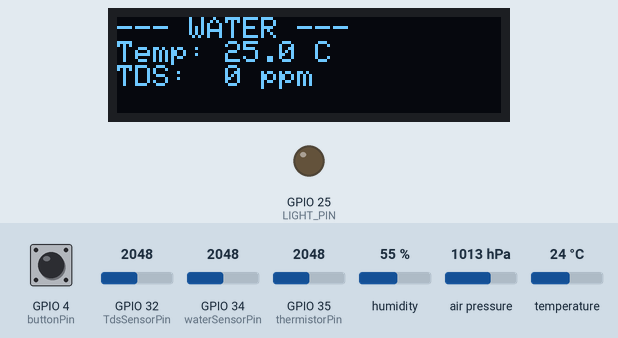
Simulated run of this sketch. Board: ESP32. Parts: 128×32 one-colour display, output pins drawn as LEDs (lit = HIGH). Inputs (shaded band) come from the test bench; at power-on: GPIO 4 (buttonPin) HIGH, GPIO 34 (waterSensorPin) = 2048, GPIO 32 (TdsSensorPin) = 2048, GPIO 35 (thermistorPin) = 2048, humidity 55 %, air pressure 1013 hPa, temperature 24 °C. What the sketch prints to the serial monitor is not drawn.

Above: at 2.2 s.
2.3 s: GPIO 4 (buttonPin) pulled LOW for 0.15 s
At 3.0 s:
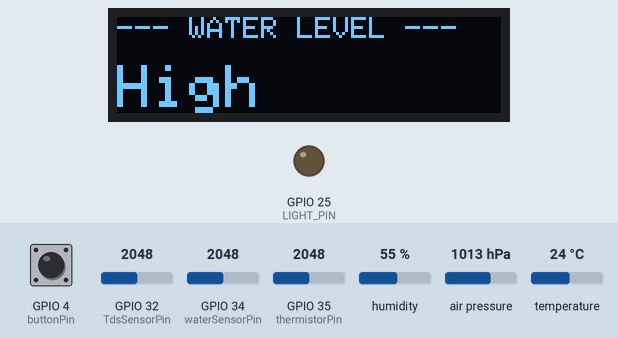
3.9 s: GPIO 34 (waterSensorPin) set to 836
5.5 s: GPIO 34 (waterSensorPin) set to 729
At 7.5 s:
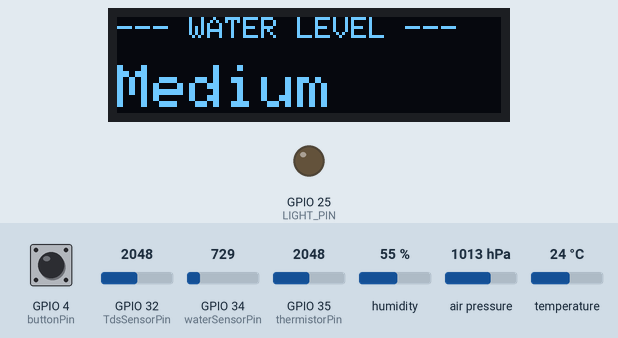
7.8 s: GPIO 34 (waterSensorPin) set to 122
At 8.9 s:
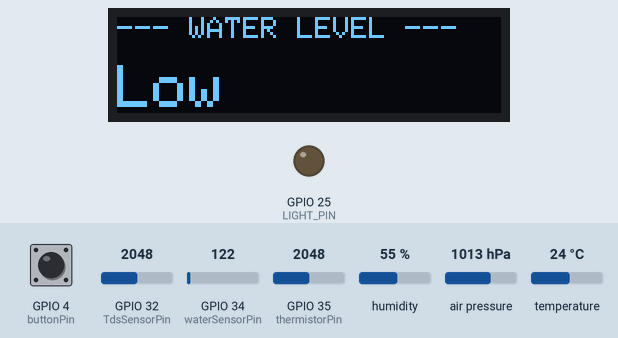
9.8 s: GPIO 4 (buttonPin) pulled LOW for 1 s
At 11.1 s:
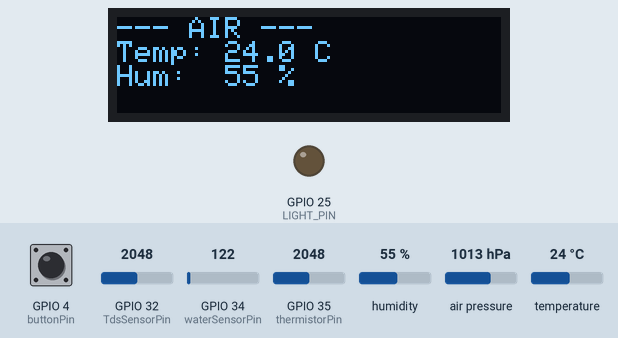
12.3 s: GPIO 4 (buttonPin) pulled LOW for 0.15 s
At 13.0 s:
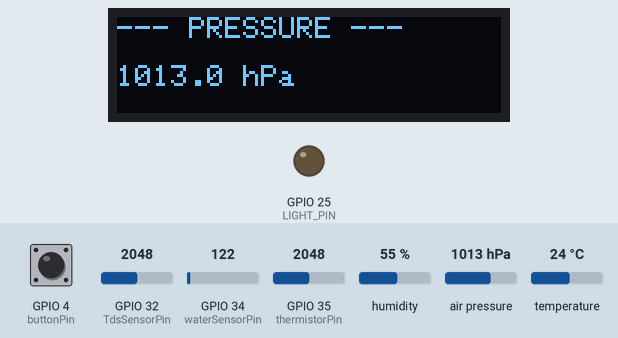
Timing chart, 0 to 14.9 s (numbered marks = the images above; inputs shaded):
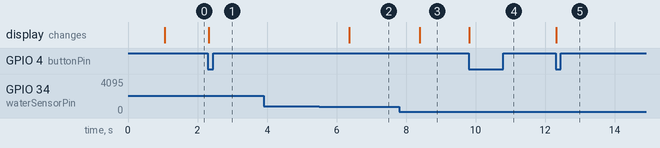

The sketch:

node-device.ino
```cpp
/*
  ESP32 Hydroponics Hub (Text-Only Version)

  Reads:
  - BME280 (Air Temp, Humidity, Pressure) via I2C
  - NTC Thermistor (Water Temp) via Analog
  - TDS Sensor (Water Quality) via Analog
  - Water Level Sensor via Analog
  - Controls a 12V Grow Light via MOSFET

  Displays:
  - All data on a 0.91" 128x32 I2C OLED (Text-Only)

  Input:
  - A single button cycles through 5 display "pages".
*/

// --- Libraries ---
#include <esp_now.h>
#include <WiFi.h>

#include <Wire.h>               // For I2C
#include <math.h>               // For log() (Thermistor)
#include <Adafruit_GFX.h>       // For OLED
#include <Adafruit_SSD1306.h>   // For OLED
#include <Adafruit_Sensor.h>    // For BME280
#include <Adafruit_BME280.h>    // For BME280

// --- I2C Devices ---
#define SCREEN_WIDTH 128
#define SCREEN_HEIGHT 32
Adafruit_SSD1306 display(SCREEN_WIDTH, SCREEN_HEIGHT, &Wire, -1);
#define SEALEVELPRESSURE_HPA (1013.25)
Adafruit_BME280 bme;

// --- Button ---
const int buttonPin = 4;
unsigned long lastButtonPress = 0;
bool lastButtonState = HIGH;
const long debounceDelay = 50;

// --- Display State Machine ---
int displayState = 0;
const int numDisplayStates = 5; // Now 5 screens (0, 1, 2, 3, 4)
bool forceDisplayUpdate = true;

// --- Grow Light Pin ---
// PIN CHANGED: 12 is a strapping pin. 25 is a safe, general-purpose pin.
const int LIGHT_PIN = 25; // The GPIO pin for your MOSFET Gate

// --- Shared Constants ---
#define VREF 3.3

// --- Analog Sensor Pins ---
// PIN CHANGED: 27 is ADC2 (fails with Wi-Fi). 32 is ADC1 (safe).
#define TdsSensorPin 32
const int thermistorPin = 35;
const int waterSensorPin = 34;

// --- TDS Sensor ---
#define SCOUNT  30
int analogBuffer[SCOUNT];
int analogBufferIndex = 0;
int analogBufferTemp[SCOUNT];

// --- Thermistor Sensor ---
const float referenceResistor = 10000;
const float beta = 3950;
const float nominalTemperature = 25;
const float nominalResistance = 10000;

// --- Global Sensor Variables ---
float waterTemperature = 0;
float tdsValue = 0;
float airTemperature = 0;
float airHumidity = 0;
float airPressure = 0;
String waterLevelStatus = "Init...";
int waterSensorRaw = 0;

// --- ESP-NOW Setup ---
uint8_t gatewayAddress[] = { 0x68, 0xB6, 0xB3, 0x52, 0xB3, 0x08 };

typedef struct SensorData {
  float waterTemperature;
  float airTemperature;
  float airHumidity;
  float airPressure;
  float tdsValue;
  int waterSensorRaw;
} SensorData;

SensorData dataPacket;

void OnDataSent(const wifi_tx_info_t *info, esp_now_send_status_t status) {
  Serial.print("[ESP-NOW] Send Status: ");
  Serial.println(status == ESP_NOW_SEND_SUCCESS ? "Success" : "Fail");
}

//=================================================================
//   HELPER FUNCTIONS
//=================================================================

// --- Sensor Reading ---
int getMedianNum(int bArray[], int iFilterLen) {
  int bTab[iFilterLen];
  for (byte i = 0; i < iFilterLen; i++) bTab[i] = bArray[i];
  int i, j, bTemp;
  for (j = 0; j < iFilterLen - 1; j++) {
    for (i = 0; i < iFilterLen - j - 1; i++) {
      if (bTab[i] > bTab[i + 1]) {
        bTemp = bTab[i]; bTab[i] = bTab[i + 1]; bTab[i + 1] = bTemp;
      }
    }
  }
  if ((iFilterLen & 1) > 0) bTemp = bTab[(iFilterLen - 1) / 2];
  else bTemp = (bTab[iFilterLen / 2] + bTab[iFilterLen / 2 - 1]) / 2;
  return bTemp;
}

float readWaterTemperature() {
  int adcValue = analogRead(thermistorPin);
  float voltage = (adcValue * VREF) / 4095.0;
  float resistance = (voltage * referenceResistor) / (VREF - voltage);
  float tempK = 1.0 / (((log(resistance / nominalResistance)) / beta) + (1.0 / (nominalTemperature + 273.15)));
  return tempK - 273.15;
}

void updateWaterLevel() {
  waterSensorRaw = analogRead(waterSensorPin);
  // Your calibrated values
  const int THRESH_DRY_LIMIT = 100;
  const int THRESH_MED_START = 700;
  const int THRESH_HIGH_START = 800;

  if (waterSensorRaw < THRESH_DRY_LIMIT) {
    waterLevelStatus = "Fill Water";
  }
  else if (waterSensorRaw >= THRESH_DRY_LIMIT && waterSensorRaw < THRESH_MED_START) {
    waterLevelStatus = "Low";
  }
  else if (waterSensorRaw >= THRESH_MED_START && waterSensorRaw < THRESH_HIGH_START) {
    waterLevelStatus = "Medium";
  }
  else {
    waterLevelStatus = "High";
  }
}

// --- Serial & Display ---
void printToSerial() {
  Serial.println("--- DEBUG ---");
  Serial.print("Water Temp: "); Serial.print(waterTemperature, 1); Serial.println(" C");
  Serial.print("TDS: "); Serial.print(tdsValue, 0); Serial.println(" ppm");
  Serial.print("Water Level: "); Serial.print(waterLevelStatus);
  Serial.print(" (Raw: "); Serial.print(waterSensorRaw); Serial.println(")");
  Serial.print("Air Temp: "); Serial.print(airTemperature, 1); Serial.println(" C");
  Serial.print("Humidity: "); Serial.print(airHumidity, 0); Serial.println(" %");
  Serial.print("Pressure: "); Serial.print(airPressure, 1); Serial.println(" hPa");
}

void updateOLED() {
  // *** SIMPLIFIED TEXT-ONLY VERSION ***

  display.clearDisplay();
  display.setTextSize(1);
  display.setTextColor(SSD1306_WHITE);
  display.setCursor(0, 0);

  // --- Light Control Logic ---
  // The light will be OFF by default...
  digitalWrite(LIGHT_PIN, LOW);

  switch (displayState) {
    case 0: // Screen 0: Water Sensors
      display.println(F("--- WATER ---"));
      display.print(F("Temp: "));
      display.print(waterTemperature, 1);
      display.println(F(" C"));

      display.print(F("TDS:  "));
      display.print(tdsValue, 0);
      display.println(F(" ppm"));
      break;

    case 1: // Screen 1: Water Level
      display.println(F("--- WATER LEVEL ---"));
      display.setTextSize(2); // Use a bigger font
      display.setCursor(0, 16); // Center it a bit
      display.print(waterLevelStatus);
      break;

    case 2: // Screen 2: Air Sensors
      display.println(F("--- AIR ---"));
      display.print(F("Temp: "));
      display.print(airTemperature, 1);
      display.println(F(" C"));

      display.print(F("Hum:  "));
      display.print(airHumidity, 0);
      display.println(F(" %"));
      break;

    case 3: // Screen 3: Pressure
      display.println(F("--- PRESSURE ---"));
      display.setCursor(0, 16); // Move down a bit
      display.print(airPressure, 1);
      display.println(F(" hPa"));
      break;

    case 4: // Screen 4: Light Control
      display.println(F("--- GROW LIGHT ---"));
      display.setTextSize(2);
      display.setCursor(12, 16); // Centered text
      display.print(F("LIGHTS ON"));
      // ...unless it's on this screen!
      digitalWrite(LIGHT_PIN, HIGH); // Turn light ON
      break;
  }
  display.display();
}

//=================================================================
//   SETUP
//=================================================================
void setup() {
  Serial.begin(115200);
  Serial.println("Starting Sensor Hub (Text)...");

  // --- Light Pin Setup ---
  pinMode(LIGHT_PIN, OUTPUT);
  digitalWrite(LIGHT_PIN, LOW); // Start with light OFF

  // --- I2C Setup ---
  Wire.begin();
  if (!display.begin(SSD1306_SWITCHCAPVCC, 0x3C)) {
    Serial.println(F("SSD1306 allocation failed"));
  }
  display.clearDisplay();
  display.setTextSize(1);
  display.setTextColor(SSD1306_WHITE);
  display.setCursor(0, 0);
  display.println(F("Sensors Init..."));
  display.display();
  delay(1000);
  if (!bme.begin(0x76)) {
    Serial.println("BME280 not found, trying 0x77...");
    if (!bme.begin(0x77)) { Serial.println("Could not find BME280!"); }
  }

  // --- Pin Setup ---
  pinMode(TdsSensorPin, INPUT);
  pinMode(thermistorPin, INPUT);
  pinMode(waterSensorPin, INPUT);
  pinMode(buttonPin, INPUT_PULLUP);

    // --- ESP-NOW Initialization ---
  WiFi.mode(WIFI_STA);
  if (esp_now_init() != ESP_OK) {
    Serial.println("ESP-NOW init failed!");
  } else {
    Serial.println("ESP-NOW initialized.");
    esp_now_register_send_cb(OnDataSent);

    esp_now_peer_info_t peerInfo = {};
    memcpy(peerInfo.peer_addr, gatewayAddress, 6);
    peerInfo.channel = 0;
    peerInfo.encrypt = false;

    if (esp_now_add_peer(&peerInfo) != ESP_OK) {
      Serial.println("Failed to add peer!");
    } else {
      Serial.println("ESP-NOW peer added successfully.");
    }
  }
}

//=================================================================
//   LOOP
//=================================================================
void loop() {

  // --- 1. Check for Button Press (Debounced) ---
  bool currentButtonState = (digitalRead(buttonPin) == LOW);
  if (currentButtonState != lastButtonState) {
    if (currentButtonState == true) {
      if (millis() - lastButtonPress > debounceDelay) {
        displayState = (displayState + 1) % numDisplayStates;
        forceDisplayUpdate = true;
      }
      lastButtonPress = millis();
    }
  }
  lastButtonState = currentButtonState;

  // --- 2. Non-blocking read for TDS sensor (every 40ms) ---
  static unsigned long analogSampleTimepoint = millis();
  if (millis() - analogSampleTimepoint > 40U) {
    analogSampleTimepoint = millis();
    analogBuffer[analogBufferIndex] = analogRead(TdsSensorPin);
    analogBufferIndex++;
    if (analogBufferIndex == SCOUNT) {
      analogBufferIndex = 0;
    }
  }

  // --- 3. Main Sensor Update (every 2 seconds OR on button press) ---
  static unsigned long sensorReadTimepoint = millis();
  if (millis() - sensorReadTimepoint > 2000U || forceDisplayUpdate) {

    // Read all sensors
    waterTemperature = readWaterTemperature();
    airTemperature = bme.readTemperature();
    airHumidity = bme.readHumidity();
    airPressure = bme.readPressure() / 100.0F;
    updateWaterLevel(); // Reads water level and sets status string

    // Calculate TDS
    for (int copyIndex = 0; copyIndex < SCOUNT; copyIndex++) {
      analogBufferTemp[copyIndex] = analogBuffer[copyIndex];
    }
    float averageVoltage = getMedianNum(analogBufferTemp, SCOUNT) * (float)VREF / 4096.0;
    float compensationCoefficient = 1.0 + 0.02 * (waterTemperature - 25.0);
    float compensationVoltage = averageVoltage / compensationCoefficient;
    tdsValue = (133.42 * compensationVoltage * compensationVoltage * compensationVoltage - 255.86 * compensationVoltage * compensationVoltage + 857.39 * compensationVoltage) * 0.5;

    // --- Update all Outputs ---
    updateOLED();       // Redraw the OLED screen
    printToSerial();    // Print for debugging

    sensorReadTimepoint = millis();
    forceDisplayUpdate = false;

        // --- ESP-NOW Transmission ---
    dataPacket.waterTemperature = waterTemperature;
    dataPacket.airTemperature = airTemperature;
    dataPacket.airHumidity = airHumidity;
    dataPacket.airPressure = airPressure;
    dataPacket.tdsValue = tdsValue;
    dataPacket.waterSensorRaw = waterSensorRaw;

    esp_err_t result = esp_now_send(gatewayAddress, (uint8_t *)&dataPacket, sizeof(dataPacket));
    if (result == ESP_OK) {
      Serial.println("[ESP-NOW] Data sent successfully!");
    } else {
      Serial.println("[ESP-NOW] Send failed!");
    }
  }
}
```

Measured:
- the behaviour switches between 800 and 799 on GPIO 34 (waterSensorPin) (found by bisection; images 1 and 2)
- after the input at 2.3 s, the display: changes at once (image 1)
- after the input at 3.9 s, every drawn part: stays the same
- after the input at 5.5 s, the display: changes after 0.86 s (image 2)
- after the input at 7.8 s, the display: changes after 0.59 s (image 3)
- after the input at 9.8 s, the display: changes at once (image 4)
- after the input at 12.3 s, the display: changes at once (image 5)
